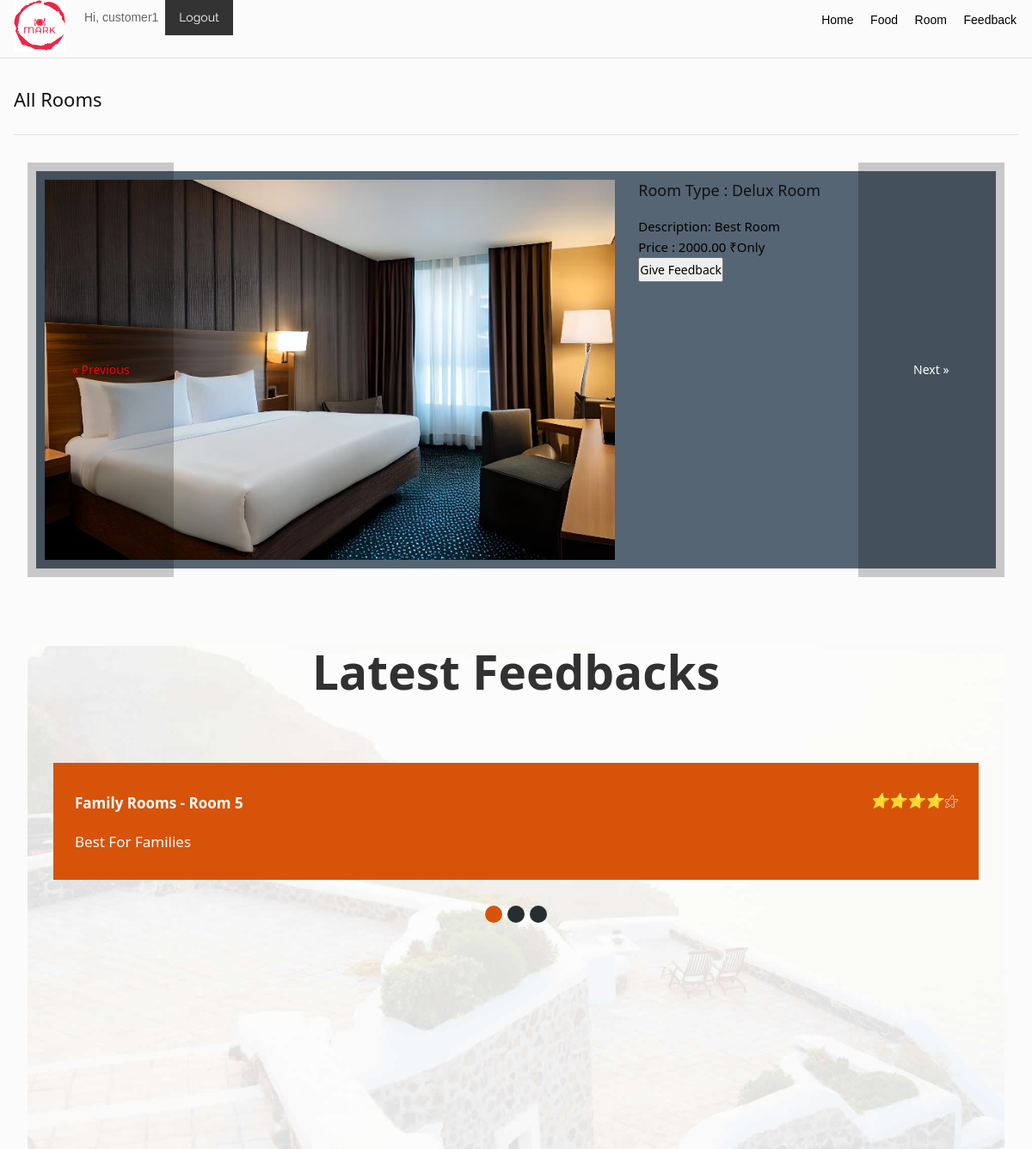
The page /home.php (signed in) on the database its author committed.
### tables this page shows
CREATE TABLE `add_rooms` (
  `room_id` int(11) NOT NULL,
  `room_type` varchar(255) NOT NULL,
  `room_description` text DEFAULT NULL,
  `room_price` float(11,2) NOT NULL,
  `room_image_url` varchar(255) DEFAULT NULL,
  `room_facilities` text DEFAULT NULL,
  `booking_quantity` int(11) NOT NULL,
  `available` tinyint(1) NOT NULL DEFAULT 1,
  `created_at` timestamp NOT NULL DEFAULT current_timestamp()
);

CREATE TABLE `feedback` (
  `id` int(11) NOT NULL,
  `room_id` int(11) NOT NULL,
  `rating` int(1) NOT NULL,
  `comment` text NOT NULL,
  `submitted_at` datetime NOT NULL DEFAULT current_timestamp()
);

### home.php (the view, shortened to what this page needs)
<!DOCTYPE html>
<html lang="en">
<head>
   <link rel="stylesheet" href="css/bootstrap.min.css">
   <link rel="stylesheet" href="css/sty.css">
   <link rel="stylesheet" href="nav.css">
   <link rel="stylesheet" href="css/jquery.mCustomScrollbar.min.css">
   <link rel="stylesheet" href="https://netdna.bootstrapcdn.com/font-awesome/4.0.3/css/font-awesome.css">
   <link rel="stylesheet" href="https://cdnjs.cloudflare.com/ajax/libs/fancybox/2.1.5/jquery.fancybox.min.css"
      media="screen">
<link rel="stylesheet" href="https://cdnjs.cloudflare.com/ajax/libs/OwlCarousel2/2.3.4/assets/owl.carousel.min.css">
<link rel="stylesheet" href="https://cdnjs.cloudflare.com/ajax/libs/OwlCarousel2/2.3.4/assets/owl.theme.default.min.css">
</head>
<!DOCTYPE html>
<html lang="en">
<head>
  <link rel="stylesheet" href="./CSS/style.css">
  <link rel="stylesheet" href="./CSS/nav.css">
  <link rel="stylesheet" href="./CSS/food.css">
  <link rel="stylesheet" href="./CSS/manage.css">
</head>
<body ng-app="myapp">
  <br>
  <head>
  <link rel="stylesheet" href="./CSS/style.css">
  <link rel="stylesheet" href="./CSS/nav.css">
  <link rel="stylesheet" href="./CSS/food.css">
  <link rel="stylesheet" href="./CSS/manage.css">
</head>
<body ng-app="myapp">
  <br>
  <nav style="width: 100%;
    height: 10px;
    margin-bottom: 48px;
    z-index: 1;
    position: fixed; top: 0;">
    <ul class="logo" href="#!home">
      <a href="home.php">
        <img src="./Images/logo.png" style="animation: hue-rotate 6s linear infinite; width: 64px; margin-top: -25px; height: 61px;">
      </a>
    </ul>
    <?php
    if (isset($_SESSION['username'])) {
      echo "<div class='dg'>";
      echo "<span style='font-family: Arial, sans-serif; padding: 8px;'>Hi, " . $_SESSION['username'] . "  </span>";
      echo "<form method='post' class='btn-form' action='logout.php'>
      <input type='submit' name='logout' value='Logout'>
    </form>";
    echo "</div>";
    }
    ?>
    <ul class="m">
      <li id="ls"> <a class="nv" href="home.php">Home</a></li>
      <li id="ls"> <a class="nv" href="food.php">Food</a></li>
      <li id="ls"> <a class="nv" href="room.php">Room</a></li>
      <li id="ls"> <a class="nv" href="feedback.php">Feedback</a></li>
    </ul>
  </nav>
  <hr>
</body>
</html>
<body>
  <main>
    <h2 style="margin-bottom: 10px;">All Rooms</h2>
    <hr>
    <?php
    include "dbconfig.php";
    $query = "SELECT * FROM add_rooms WHERE room_id ";
    $result = mysqli_query($connection, $query);
    ?>
    <main>
  <div id="room-carousel" class="carousel slide" data-ride="carousel">
    <div class="carousel-inner">
      <?php
      $first = true;
      while ($room_data = mysqli_fetch_assoc($result)) {
        ?>
        <div class="carousel-item <?php echo $first ? 'active' : ''; ?>">
          <div class="room-list" style="padding: 10px; background: #566573; color: black;">
            <?php if(isset($room_data['room_image_url'])): ?>
              <img src="<?php echo $room_data['room_image_url']; ?>">
            <?php endif; ?>
            <ul id="url">
              <li>
                <form method="POST" action="logroom.php">
                  <?php if(isset($room_data['room_type'])): ?>
                    <h3>Room Type : <?php echo $room_data['room_type']; ?></h3>
                  <?php endif; ?>
                  <?php if(isset($room_data['room_description'])): ?>
                    <p>Description: <?php echo $room_data['room_description']; ?></p>
                  <?php endif; ?>
                  <?php if(isset($room_data['room_price'])): ?>
                    <p>Price : <?php echo $room_data['room_price']; ?> &#8377;Only</p>
                  <?php endif; ?>
                  <input type="button" value="Give Feedback" class="feedback-btn" data-roomid="<?php echo $room_data['room_id']; ?>">                </form>
              </li>
            </ul>
          </div>
        </div>
        <?php
        $first = false;
      }
      ?>
    </div>
    <a class="carousel-control-prev  previous" href="#room-carousel" role="button" data-slide="prev">&laquo; Previous
</a>
<a class="carousel-control-next  next" href="#room-carousel" role="button" data-slide="next">Next &raquo;
</a>
  </div>
  <footer id="contact">
   <div class="testimonial">
      <div class="container">
         <div class="row">
            <div class="col-md-12">
               <div class="titlepage">
                  <h2>Latest Feedbacks</h2>
               </div>
            </div>
         </div>
         <div class="row">
            <div class="col-md-12">
               <div id="myCarousel" class="carousel slide testimonial_Carousel " data-ride="carousel">
                  <ol class="carousel-indicators">
                     <li data-target="#myCarousel" data-slide-to="0" class="active"></li>
                     <li data-target="#myCarousel" data-slide-to="1"></li>
                     <li data-target="#myCarousel" data-slide-to="2"></li>
                  </ol>
                  <div id="feedback-carousel" class="carousel slide" data-ride="carousel">
                  <div class="carousel-inner">
  <?php
  include "dbconfig.php";
$sql =" SELECT feedback.room_id, feedback.rating, feedback.comment, add_rooms.room_type
FROM feedback
INNER JOIN add_rooms
ON feedback.room_id = add_rooms.room_id";
  $result = mysqli_query($connection, $sql);
  $count = 0;
  while ($row = mysqli_fetch_assoc($result)) {
    $active = "";
    if ($count == 0) {
      $active = "active";
    }
    echo "<div class='carousel-item $active'>";
    echo "<div class='container'>";
    echo "<div class='carousel-caption'>";
    echo "<div class='test_box'>";
    echo "<h4>" . $row['room_type'] . " - Room " . $row['room_id'] . "</h4>";
    echo "<i>";
  for ($i = 1; $i <= 5; $i++) {
    if ($i <= $row['rating']) {
      echo "⭐";
    } else {
      echo "⚝";
    }
  }
  echo "</i>";
    echo "<p>" . $row['comment'] . "</p>";
    echo "</div>";
    echo "</div>";
    echo "</div>";
    echo "</div>";
    $count++;
  }
  ?>
</div>
   <a class="carousel-control-prev" href="#feedback-carousel" role="button" data-slide="prev">
   </a>
   <a class="carousel-control-next" href="#feedback-carousel" role="button" data-slide="next">
   </a>
</div>
               </div>
            </div>
         </div>
</main>
</body>
</html>

### CSS/sty.css (style rules this page uses)
* { box-sizing: border-box !important; }
html { scroll-behavior: smooth; }
body { color: #666666; font-size: 14px; font-family: 'Raleway', sans-serif; line-height: 1.80857; font-weight: normal; }
a { color: #1f1f1f; text-decoration: none !important; outline: none !important; -webkit-transition: all .3s ease-in-out; -moz-transition: all .3s ease-in-out; -ms-transition: all .3s ease-in-out; -o-transition: all .3s ease-in-out; transition: all .3s ease-in-out; }
h1, h2, h3, h4, h5, h6 { letter-spacing: 0; font-weight: normal; position: relative; padding: 0 0 10px 0; font-weight: normal; line-height: normal; color: #111111; margin: 0 }
h2 { font-size: 22px; }
h3 { font-size: 18px; }
h4 { font-size: 16px }
*, *::after, *::before { -webkit-box-sizing: border-box; -moz-box-sizing: border-box; box-sizing: border-box; }
ul, li, ol { margin: 0px; padding: 0px; list-style: none; }
p { margin: 0px; font-weight: 500; font-size: 15px; line-height: 24px; }
a { color: #222222; text-decoration: none; outline: none !important; }
a, .btn { text-decoration: none !important; outline: none !important; -webkit-transition: all .3s ease-in-out; -moz-transition: all .3s ease-in-out; -ms-transition: all .3s ease-in-out; -o-transition: all .3s ease-in-out; transition: all .3s ease-in-out; }
img { max-width: 100%; height: auto; }
.logo a { font-size: 40px; font-weight: bold; text-transform: uppercase; color: #fff; line-height: 40px; }
.titlepage { text-align: center; padding-bottom: 60px; }
.titlepage h2 { font-size: 55px; color: #313131; line-height: 60px; font-weight: bold; padding: 0; }
.testimonial { margin-top: 80px; background: url(../images/tes_bg.jpg); background-repeat: no-repeat; background-size: cover; background-position: center; padding-bottom: 313px; margin-bottom: -265px; }
.testimonial .titlepage h2 { color: #313131; }
.testimonial_Carousel .carousel-caption { position: inherit; padding: 0; }
.test_box { padding: 30px 25px; background: #d7530a; }
.testimonial_Carousel .test_box h4 { font-size: 17px; color: #fff; line-height: 18px; display: block; text-align: left; float: left; font-weight: 600; padding: 0; padding-top: 8px; }
.testimonial_Carousel .test_box i { font-size: 17px; line-height: 28px; text-align: right; display: block; }
.testimonial_Carousel .test_box p { font-size: 17px; line-height: 28px; color: #fff; text-align: left; padding-top: 20px; }
.testimonial_Carousel .carousel-indicators { bottom: -50px; }
.testimonial_Carousel .carousel-indicators li { width: 20px; height: 20px; background: #262e31; border-radius: 10px; }
.testimonial_Carousel .carousel-indicators li.active { background: #d7530a; }

### CSS/nav.css (style rules this page uses)
* { margin: 0; padding: 0; }
nav { width: 100%; height: 10px; margin-bottom: 48px; }
ul { padding: 10px; float: right; }
ul.m { padding: 10px; float: right; margin-top: -40px; }
.dg { display: flex; }
.logo { float: left; height: 20px; width: 90px; padding: 18px 14px 18px 16px; }
#ls { list-style: none; display: inline; }
.nv { text-decoration: none; font-weight: 400; color: rgb(0, 0, 0); padding: 8px; font-family: 'Gill Sans', 'Gill Sans MT', Calibri, 'Trebuchet MS', sans-serif; }
.btn-form { display: flex; align-items: center; }

### CSS/style.css (style rules this page uses)
* { margin: 0; padding: 0; }
body { background-color: rgb(251, 251, 251); overflow: auto; }
.logo { float: left; height: 20px; width: 90px; padding: 18px 14px 18px 16px; }

### home.php (style rules this page uses)
img { height: -webkit-fill-available; }
main { padding: 1rem; font-family: system-ui, -apple-system, BlinkMacSystemFont, 'Segoe UI', Roboto, Oxygen, Ubuntu, Cantarell, 'Open Sans', 'Helvetica Neue', sans-serif; }
.room-list { background-color: rgb(187, 123, 19); margin: 10px; height: 462px; }
h2 { margin-bottom: 1rem; }
#url { list-style: none; padding: 0; margin: 0; margin-right: 194px; }
h3 { margin: 0 0 0.5rem; }
form { margin: fit-content; }
input[type="submit"] { padding: 0.5rem 1rem; background-color: #333; color: #fff; border: none; cursor: pointer; }
.previous { background-color: #00000033; color: red; }
.next { background-color: #00000033; color: white; }
.btn-form { display: flex; align-items: center; }

### rows shown on the page
add_rooms: room_image_url (picture), room_type "Delux Room", room_description "Best Room", room_price "2000.00"
feedback: room.room_type "Family Rooms", room "5", rating 4 (drawn), comment "Best For Families"

### other values the page prints
$_SESSION['username'] "customer1"
